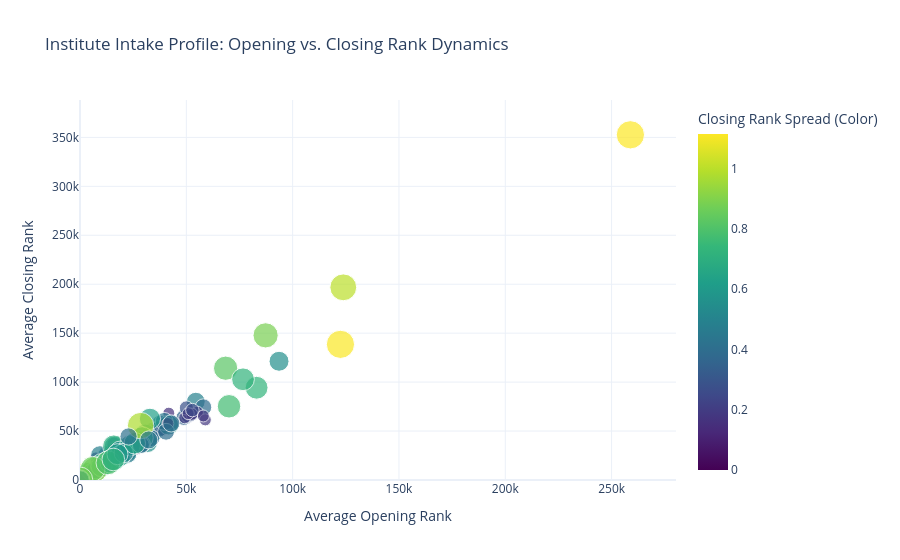

The notebook cell this image was saved under:
### Code cell
# 2. Build the Scatter Plot
fig = px.scatter(
    institute_stats_df,
    x='Institute_Opening_Mean',
    y='Institute_Closing_Mean',
    size='Institute_Opening_STD_Ratio',
    color='Institute_Closing_STD_Ratio',
    hover_name='Institute',
    title='Institute Intake Profile: Opening vs. Closing Rank Dynamics',
    labels={
        'Institute_Opening_Mean': 'Average Opening Rank',
        'Institute_Closing_Mean': 'Average Closing Rank',
        'Institute_Opening_STD_Ratio': 'Opening Rank Spread (Size)',
        'Institute_Closing_STD_Ratio': 'Closing Rank Spread (Color)'
    },
    color_continuous_scale='Viridis' # A clear, modern color gradient
)

# 3. Ensure blobs with 0 or small STD don't become completely invisible
fig.update_traces(marker=dict(sizemin=6))

# 4. Enforce axes to start at 0 and disable negative ranges
fig.update_layout(
    template='plotly_white',
    xaxis=dict(rangemode='nonnegative'),
    yaxis=dict(rangemode='nonnegative'),
    hovermode='closest'
)

fig.show()

### Figure 1 — Plotly figure (JSON) as saved in the notebook; plotly's stock layout.template omitted (floating-point values rounded to 4 significant figures)
{"data": [{"hovertemplate": "<b>%{hovertext}</b><br><br>Average Opening Rank=%{x}<br>Average Closing Rank=%{y}<br>Opening Rank Spread (Size)=%{marker.size}<br>Closing Rank Spread (Color)=%{marker.color}<extra></extra>", "hovertext": ["Assam University, Silchar", "Atal Bihari Vajpayee Indian Institute of Information Technology & Management Gwalior", "Birla Institute of Technology, Deoghar Off-Campus", "Birla Institute of Technology, Mesra, Ranchi", "Birla Institute of Technology, Patna Off-Campus", "CU Jharkhand", "Central University of Haryana", "Central University of Jammu", "Central University of Rajasthan, Rajasthan", "Central institute of Technology Kokrajar, Assam", "Chhattisgarh Swami Vivekanada Technical University, Bhilai (CSVTU Bhilai)", "Dr. B R Ambedkar National Institute of Technology, Jalandhar", "Gati Shakti Vishwavidyalaya, Vadodara", "Ghani Khan Choudhary Institute of Engineering and Technology, Malda, West Bengal", "Gurukula Kangri Vishwavidyalaya, Haridwar", "INDIAN INSTITUTE OF INFORMATION TECHNOLOGY SENAPATI MANIPUR", "Indian Institute of Carpet Technology, Bhadohi", "Indian Institute of Engineering Science and Technology, Shibpur", "Indian Institute of Handloom Technology(IIHT), Varanasi", "Indian Institute of Handloom Technology, Salem", "Indian Institute of Information Technology (IIIT) Nagpur", "Indian Institute of Information Technology (IIIT) Pune", "Indian Institute of Information Technology (IIIT) Ranchi", "Indian Institute of Information Technology (IIIT), Sri City, Chittoor", "Indian Institute of Information Technology (IIIT)Kota, Rajasthan", "Indian Institute of Information Technology Bhagalpur", "Indian Institute of Information Technology Bhopal", "Indian Institute of Information Technology Design & Manufacturing Kurnool, Andhra Pradesh", "Indian Institute of Information Technology Guwahati", "Indian Institute of Information Technology Lucknow", "Indian Institute of Information Technology Surat", "Indian Institute of Information Technology Tiruchirappalli", "Indian Institute of Information Technology(IIIT) Dharwad", "Indian Institute of Information Technology(IIIT) Kalyani, West Bengal", "Indian Institute of Information Technology(IIIT) Kilohrad, Sonepat, Haryana", "Indian Institute of Information Technology(IIIT) Kottayam", "Indian Institute of Information Technology(IIIT) Una, Himachal Pradesh", "Indian Institute of Information Technology(IIIT), Vadodara, Gujrat", "Indian Institute of Information Technology, Agartala", "Indian Institute of Information Technology, Allahabad", "Indian Institute of Information Technology, Design & Manufacturing, Kancheepuram", "Indian Institute of Information Technology, Vadodara International Campus Diu (IIITVICD)", "Indian Institute of Technology (BHU) Varanasi", "Indian Institute of Technology (ISM) Dhanbad", "Indian Institute of Technology Bhilai", "Indian Institute of Technology Bhubaneswar", "Indian Institute of Technology Bombay", "Indian Institute of Technology Delhi", "Indian Institute of Technology Dharwad", "Indian Institute of Technology Gandhinagar", "Indian Institute of Technology Goa", "Indian Institute of Technology Guwahati", "Indian Institute of Technology Hyderabad", "Indian Institute of Technology Indore", "Indian Institute of Technology Jammu", "Indian Institute of Technology Jodhpur", "Indian Institute of Technology Kanpur", "Indian Institute of Technology Kharagpur", "Indian Institute of Technology Madras", "Indian Institute of Technology Mandi", "Indian Institute of Technology Palakkad", "Indian Institute of Technology Patna", "Indian Institute of Technology Roorkee", "Indian Institute of Technology Ropar", "Indian Institute of Technology Tirupati", "Indian institute of information technology, Raichur, Karnataka", "Institute of Chemical Technology, Mumbai: Indian Oil Odisha Campus, Bhubaneswar", "Institute of Engineering and Technology, Dr. H. S. Gour University. Sagar (A Central University)", "Institute of Infrastructure, Technology, Research and Management-Ahmedabad", "International Institute of Information Technology, Bhubaneswar", "International Institute of Information Technology, Naya Raipur", "Islamic University of Science and Technology Kashmir", "J.K. Institute of Applied Physics & Technology, Department of Electronics & Communication, University of Allahabad- Allahabad", "Jawaharlal Nehru University, Delhi", "Malaviya National Institute of Technology Jaipur", "Maulana Azad National Institute of Technology Bhopal", "Mizoram University, Aizawl", "Motilal Nehru National Institute of Technology Allahabad", "National Institute of Advanced Manufacturing Technology, Ranchi", "National Institute of Electronics and Information Technology, Ajmer (Rajasthan)", "National Institute of Electronics and Information Technology, Aurangabad (Maharashtra)", "National Institute of Electronics and Information Technology, Gorakhpur (UP)", "National Institute of Electronics and Information Technology, Patna (Bihar)", "National Institute of Electronics and Information Technology, Ropar (Punjab)", "National Institute of Food Technology Entrepreneurship and Management, Kundli", "National Institute of Food Technology Entrepreneurship and Management, Thanjavur", "National Institute of Technology Agartala", "National Institute of Technology Arunachal Pradesh", "National Institute of Technology Calicut", "National Institute of Technology Delhi", "National Institute of Technology Durgapur", "National Institute of Technology Goa", "National Institute of Technology Hamirpur", "National Institute of Technology Karnataka, Surathkal", "National Institute of Technology Meghalaya", "National Institute of Technology Nagaland", "National Institute of Technology Patna", "National Institute of Technology Puducherry", "National Institute of Technology Raipur", "National Institute of Technology Sikkim", "National Institute of Technology, Andhra Pradesh", "National Institute of Technology, Jamshedpur", "National Institute of Technology, Kurukshetra", "National Institute of Technology, Manipur", "National Institute of Technology, Mizoram", "National Institute of Technology, Rourkela", "National Institute of Technology, Silchar", "National Institute of Technology, Srinagar", "National Institute of Technology, Tiruchirappalli", "National Institute of Technology, Uttarakhand", "National Institute of Technology, Warangal", "North Eastern Regional Institute of Science and Technology, Nirjuli-791109 (Itanagar),Arunachal Pradesh", "North-Eastern Hill University, Shillong", "Pt. Dwarka Prasad Mishra Indian Institute of Information Technology, Design & Manufacture Jabalpur", "Puducherry Technological University, Puducherry", "Punjab Engineering College, Chandigarh", "Rajiv Gandhi National Aviation University, Fursatganj, Amethi (UP)", "Sant Longowal Institute of Engineering and Technology", "Sardar Vallabhbhai National Institute of Technology, Surat", "School of Engineering, Tezpur University, Napaam, Tezpur", "School of Planning & Architecture, Bhopal", "School of Planning & Architecture, New Delhi", "School of Planning & Architecture: Vijayawada", "School of Studies of Engineering and Technology, Guru Ghasidas Vishwavidyalaya, Bilaspur", "Shri G. S. Institute of Technology and Science Indore", "Shri Mata Vaishno Devi University, Katra, Jammu & Kashmir", "University of Hyderabad", "Visvesvaraya National Institute of Technology, Nagpur"], "legendgroup": "", "marker": {"color": [0.4913, 0.2347, 0.3925, 0.5758, 0.3497, 0.1879, 0.2891, 0.2789, 0.2476, 0.1809, 0.2022, 0.6018, 0.3165, 0.5561, 0.1623, 0.1145, 0, 0.6198, 0, 0, 0.3341, 0.4238, 0.4361, 0.2719, 0.1718, 0.2455, 0.3522, 0.242, 0.1809, 0.2447, 0.5113, 0.4791, 0.2957, 0.1795, 0.3421, 0.2515, 0.1485, 0.215, 0, 0.6388, 0.358, 0.1984, 0.6179, 0.4076, 0.37, 0.5157, 1.074, 0.8247, 0.4171, 0.6617, 0.3633, 0.6862, 0.7378, 0.5677, 0.3436, 0.4799, 0.8035, 0.7008, 0.8442, 0.5088, 0.3972, 0.4613, 0.8396, 0.5377, 0.4404, 0.5908, 0.3029, 0.2812, 0.3777, 0.6983, 0.2137, 0.1688, 0.1186, 0.5261, 0.743, 0.6658, 0.5578, 0.6315, 0.4456, 0, 0.6, 0.04265, 0, 0, 0, 0, 0.8199, 0.7266, 0.6013, 0.6145, 0.4966, 0.5599, 0.6477, 0.8989, 0.7677, 0.3832, 0.4736, 0.6274, 0.6904, 1.001, 0.4205, 0.519, 0.6358, 0.8831, 1.114, 0.6087, 0.61, 1.108, 0.8533, 0.4089, 0.7982, 0.3971, 0.1679, 0.5235, 0.7219, 0.6473, 0.9759, 0.199, 0.6149, 0.1911, 0.5159, 0.4714, 0.8692, 0.2542, 0.452, 0.4128, 0.415, 0.7147], "coloraxis": "coloraxis", "size": [0.4913, 0.2347, 0.3925, 0.5758, 0.3497, 0.1879, 0.2891, 0.2789, 0.2476, 0.1809, 0.2022, 0.6018, 0.3165, 0.5561, 0.1623, 0.1145, 0, 0.6198, 0, 0, 0.3341, 0.4238, 0.4361, 0.2719, 0.1718, 0.2455, 0.3522, 0.242, 0.1809, 0.2447, 0.5113, 0.4791, 0.2957, 0.1795, 0.3421, 0.2515, 0.1485, 0.215, 0, 0.6388, 0.358, 0.1984, 0.6179, 0.4076, 0.37, 0.5157, 1.074, 0.8247, 0.4171, 0.6617, 0.3633, 0.6862, 0.7378, 0.5677, 0.3436, 0.4799, 0.8035, 0.7008, 0.8442, 0.5088, 0.3972, 0.4613, 0.8396, 0.5377, 0.4404, 0.5908, 0.3029, 0.2812, 0.3777, 0.6983, 0.2137, 0.1688, 0.1186, 0.5261, 0.743, 0.6658, 0.5578, 0.6315, 0.4456, 0, 0.6, 0.04265, 0, 0, 0, 0, 0.8199, 0.7266, 0.6013, 0.6145, 0.4966, 0.5599, 0.6477, 0.8989, 0.7677, 0.3832, 0.4736, 0.6274, 0.6904, 1.001, 0.4205, 0.519, 0.6358, 0.8831, 1.114, 0.6087, 0.61, 1.108, 0.8533, 0.4089, 0.7982, 0.3971, 0.1679, 0.5235, 0.7219, 0.6473, 0.9759, 0.199, 0.6149, 0.1911, 0.5159, 0.4714, 0.8692, 0.2542, 0.452, 0.4128, 0.415, 0.7147], "sizemin": 6, "sizemode": "area", "sizeref": 0.002785, "symbol": "circle"}, "mode": "markers", "name": "", "orientation": "v", "showlegend": false, "type": "scatter", "x": [54470.0, 8637.0, 58020.0, 34160.0, 48860.0, 55225, 50832, 52210.0, 35510.0, 58930.0, 49270.0, 22750.0, 37560.0, 93600.0, 41760.0, 38720.0, 62005, 19740.0, 64116, 60375, 14620.0, 13474, 23290.0, 16838, 12700.0, 29030.0, 18820.0, 31380.0, 7513, 6947.0, 12828, 9375.0, 16030.0, 23570.0, 17960.0, 17260.0, 26710.0, 18680.0, 15909, 3036, 18940.0, 24470.0, 7155.0, 8448.0, 8545.0, 6427.0, 1276.0, 2164.0, 9092.0, 4174.0, 6305.0, 3216.0, 3147.0, 4624.0, 9849.0, 7583.0, 2932.0, 4916.0, 1745.0, 6861.0, 8031.0, 7753.0, 4059.0, 6003.0, 7389.0, 16210.0, 43118, 50030.0, 37195, 15900.0, 18400.0, 1102.0, 30990, 18710.0, 10230.0, 16020.0, 41690.0, 14390.0, 39599, 31197, 30670.0, 41319, 19360, 13853, 41152, 16168, 68490.0, 83050.0, 13040.0, 10160.0, 22190.0, 31700.0, 28380.0, 6945.0, 70090.0, 33620.0, 22390.0, 32900.0, 29210.0, 123818, 29060.0, 20170.0, 14430.0, 87284, 258839, 18800.0, 23480.0, 122500.0, 5968.0, 28610.0, 13160.0, 40470.0, 52610.0, 20590.0, 76670.0, 25760.0, 28515, 50890.0, 17630.0, 58010.0, 116.5, 6, 96, 52860.0, 32370.0, 42920.0, 22830.0, 15670.0], "xaxis": "x", "y": [80060.0, 12130.0, 74330.0, 48430.0, 63800.0, 69270.0, 65550.0, 66940.0, 52040.0, 61409, 63590.0, 31370.0, 58630.0, 121300.0, 68280, 51033, 85440, 27220.0, 80309, 72130, 28990.0, 20410, 34820.0, 26090.0, 26790.0, 40150.0, 28840.0, 38070.0, 22560, 9414.0, 25140.0, 25580.0, 36310.0, 36250.0, 29230.0, 33260.0, 31740.0, 24830.0, 37181, 5924.0, 28650.0, 35320.0, 8784.0, 11350.0, 10054, 8674.0, 2713.0, 2967.0, 11260.0, 5816.0, 8065.0, 4326.0, 4302.0, 6129.0, 11780.0, 9469.0, 4246.0, 6546.0, 3358.0, 8805, 9715.0, 9002.0, 5621.0, 7390.0, 10300.0, 34323, 58320.0, 73570.0, 52300.0, 34580, 21530.0, 3950.0, 45380.0, 29770.0, 15280.0, 21250.0, 56170.0, 19770.0, 59870.0, 47166, 46567, 57660.0, 50162, 40473, 81078, 66380, 114200.0, 94250.0, 19020.0, 14000.0, 28030.0, 38240.0, 39300.0, 10530.0, 75300.0, 42710.0, 26560.0, 62500.0, 43130.0, 196800.0, 36620.0, 27640.0, 17890.0, 147757, 352600.0, 24480.0, 35180.0, 138600.0, 11490.0, 35770.0, 17530.0, 49266, 67110.0, 27550.0, 102900.0, 37530.0, 55539, 67820.0, 26370.0, 65420.0, 389, 145.5, 472.5, 71390.0, 40988, 57810.0, 44436, 20970.0], "yaxis": "y"}], "layout": {"coloraxis": {"colorbar": {"title": {"text": "Closing Rank Spread (Color)"}}, "colorscale": [[0, "#440154"], [0.1111, "#482878"], [0.2222, "#3e4989"], [0.3333, "#31688e"], [0.4444, "#26828e"], [0.5556, "#1f9e89"], [0.6667, "#35b779"], [0.7778, "#6ece58"], [0.8889, "#b5de2b"], [1, "#fde725"]]}, "hovermode": "closest", "legend": {"itemsizing": "constant", "tracegroupgap": 0}, "title": {"text": "Institute Intake Profile: Opening vs. Closing Rank Dynamics"}, "xaxis": {"anchor": "y", "domain": [0, 1], "rangemode": "nonnegative", "title": {"text": "Average Opening Rank"}}, "yaxis": {"anchor": "x", "domain": [0, 1], "rangemode": "nonnegative", "title": {"text": "Average Closing Rank"}}}}
